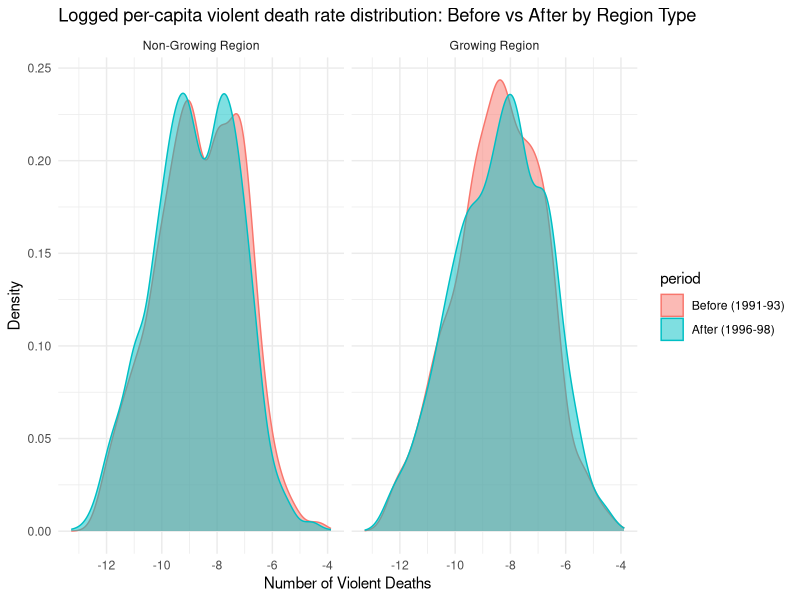
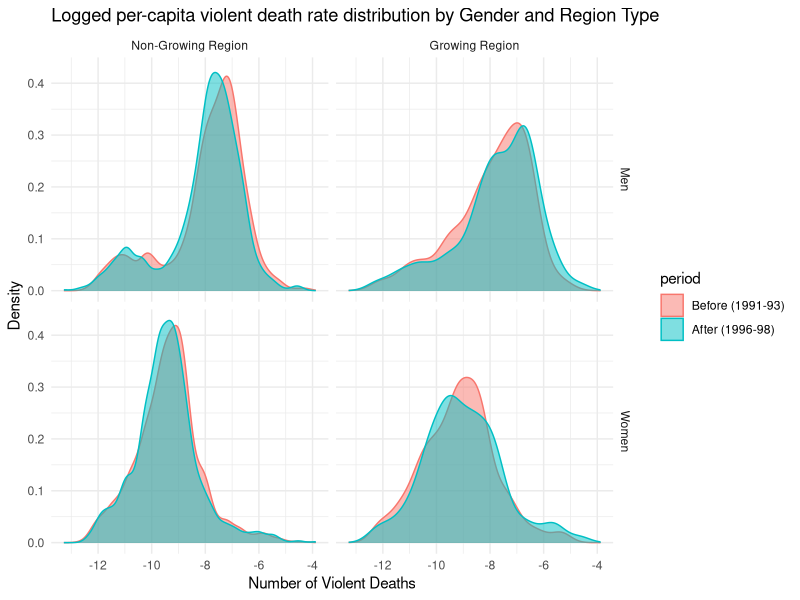

Reproduce these figures in R, in order.
## ---- chunk 1
knitr::opts_chunk$set(echo = TRUE, warning = FALSE, message = FALSE, 
                      fig.width = 10, fig.height = 6)
# Setup 
library(tidyverse)
library(haven)    
library(knitr)    
library(kableExtra)
library(broom)     
library(lmtest)    
library(car)       
library(gridExtra) 


# Load Data and take a look at the dataset
data <- read_delim("data00_AngristKugler.tab", delim = "\t")
glimpse(data)
## ---- chunk 2

# Creating a new variable grow
department_list <- c(13, 18, 19, 50, 52, 86, 95, 97, 99)

data <- data %>% 
  mutate(grow = ifelse(dep_ocu %in% department_list, 1, 0))
## ---- chunk 3

# Subsetting the dataset to years 1991 - 1993 and 1996 - 1998
data_subset <- data %>% 
  filter(year %in% c(1991, 1992, 1993, 1996, 1997, 1998))

## ---- chunk 4

# We create a variable called after with 1 for years 1996 - 1998
data_subset <- data_subset %>% 
  mutate(after = ifelse(year %in% c(1996, 1997, 1998), 1, 0))
## ---- chunk 5

# Creating growafter variable (grow * after)
data_subset <- data_subset %>% 
  mutate(growafter = grow * after)

# Confirm that both are coded correctly
data_subset %>% 
  filter(grow == 1) %>% 
  distinct(dep_ocu) %>% 
  arrange(dep_ocu)


data_subset %>% 
  count(grow, after, growafter)

# First Table: Grow takes the value of 1 only for defined departments.
# Second Table: 'growafter' only takes the value of 1 if grow and after are 1.
## ---- chunk 6

# Create outcome variable (it makes more sense if it is death over population) 
data_subset <- data_subset %>% 
  mutate(outcome = log((violent + 1) / (populati + 1)))
## ---- chunk 7
# Setup
density_plot <- data_subset %>% 
  mutate(
    period = factor(after, levels = c(0, 1), labels = c("Before (1991-93)", "After (1996-98)")),
    region_type = factor(grow, levels = c(0, 1), labels = c("Non-Growing Region", "Growing Region")),
    gender = factor(sex, levels = c(1, 2), labels = c("Men", "Women"))
  )


# Density plots: Non-growing vs. Growing regions
density_plot %>%
  ggplot(aes(x = outcome, fill = period, color = period)) +
  geom_density(alpha = 0.5) +
  facet_wrap(~ region_type) +
  labs(title = "Logged per-capita violent death rate distribution: Before vs After by Region Type",
       x = "Number of Violent Deaths",
       y = "Density") +
  theme_minimal()

## ---- chunk 8
# 2x2 grid: Top=men, Bottom=women; Left=non-growing, Right=growing
density_plot %>%
  filter(!is.na(gender)) %>%
  ggplot(aes(x = outcome, fill = period, color = period)) +
  geom_density(alpha = 0.5) +
  facet_grid(gender ~ region_type) +
  labs(title = "Logged per-capita violent death rate distribution by Gender and Region Type",
       x = "Number of Violent Deaths",
       y = "Density") +
  theme_minimal()
## ---- chunk 9
# Calculate mean difference by age for growing regions only


# Plot age-specific effects

## ---- chunk 10
# Subset to pre-treatment years (1990-1993)

## ---- chunk 11
# Model with year as linear

## ---- chunk 12
# Model with year as categorical (factor)

## ---- chunk 13
# Test if grow×year interactions are jointly zero

## ---- chunk 14
# Graph: Average outcome by year and group

## ---- chunk 15
# Subset and create placebo variables

## ---- chunk 16
# Estimate placebo DiD model

## ---- chunk 17
# Create balance table

## ---- chunk 18
# Optional: Standardized difference plot

## ---- chunk 19
# Mean difference (after - before) for grow=1


# Mean difference (after - before) for grow=0


# DiD estimate: subtract the two

## ---- chunk 20
# DiD regression model

## ---- chunk 21
# Model 1: outcome ~ grow + after + growafter

## ---- chunk 22
# Model 2: Add age and sex

## ---- chunk 23
# Model 3: Add age, sex, and populati

## ---- chunk 24
# Compare models
